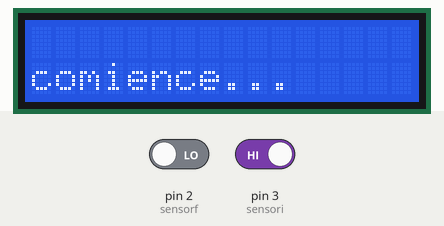
The sketch below on a simulated Arduino Uno, built with avr-gcc and run on an emulated ATmega328P. Shown: 16×2 character LCD. Inputs (shaded band) come from the test bench; at power-on: pin 2 (sensorf) LOW, pin 3 (sensori) HIGH.

Above: at 1.2 s.
1.3 s: pin 2 (sensorf) driven HIGH
At 2.4 s:
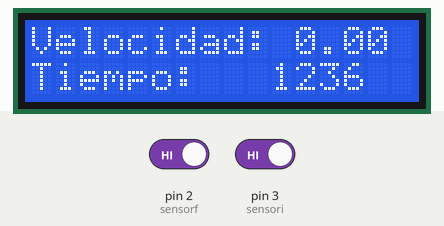
2.8 s: pin 3 (sensori) driven LOW
At 5.55 s:
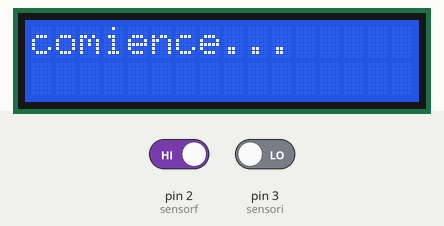
5.8 s: pin 3 (sensori) driven HIGH
At 7.0 s:
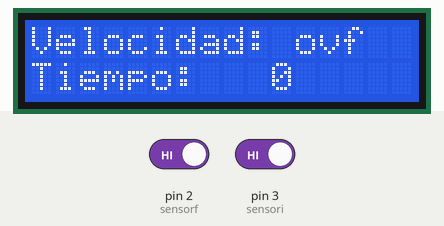
7.3 s: pin 2 (sensorf) driven LOW
At 10.05 s:
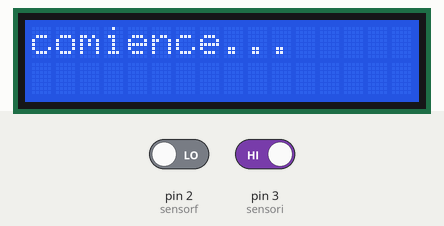
10.3 s: pin 2 (sensorf) driven HIGH
At 11.7 s:
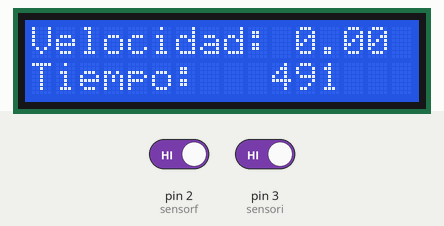
Timing chart, 0 to 12.8 s (numbered marks = the images above; inputs shaded):
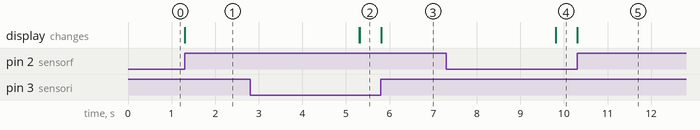

The sketch:

Sensor.ino
```cpp
#include <LiquidCrystal.h>

//Definiendo los pines que se van a usar del LCD
LiquidCrystal lcd(12, 11, 10, 9, 8 ,7);

int espacio= 100;    //distancia inicial entre sensores en milimetros
int sensori= 3;          // sensor de inicio
int sensorf = 2;          // sensor de fin
unsigned long tiempo_i;    // tiempo de inicio de medicion
unsigned long tiempo_t;    // diferencia de tiempo del movimiento
float velocidad;          // nùmero de coma flotante para mayor precisión

void setup()
//lcd.begin(16, 2);

{
lcd.begin(16, 2);

  lcd.setCursor(0, 1);

 pinMode(sensori,INPUT);
 pinMode(sensorf, INPUT);
 }

void loop()
{
lcd.print("comience... ");
while (!digitalRead(sensori)) { }
tiempo_i=millis();
while (!digitalRead(sensorf)) { }
tiempo_t = millis()-tiempo_i;


velocidad=espacio/tiempo_t;
lcd.clear();
 lcd.print("Velocidad: ");
 lcd.println(velocidad);

   lcd.setCursor(0, 1);
 lcd.print("Tiempo:   ");
 lcd.println(tiempo_t);

 delay (4000);

lcd.clear();


}
```

Measured:
- after the input at 1.3 s, the display: changes at once (image 1)
- after the input at 2.8 s, the display: first differs from a run without the input after 2.5 s (image 2)
- after the input at 5.8 s, the display: changes at once (image 3)
- after the input at 7.3 s, the display: first differs from a run without the input after 2.5 s (image 4)
- after the input at 10.3 s, the display: changes at once (image 5)
